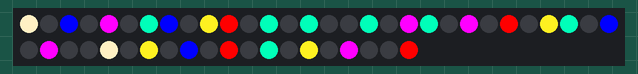
This sketch was run on a simulated Arduino Uno, built with avr-gcc and run on an emulated ATmega328P. Shown: 50 RGB LEDs in strip order, left to right, continuing on the next row. Dim RGB values are drawn brighter than linear; random numbers use the default seed unless the sketch sets one.

Above: at 3.1 s.
At 24.7 s:
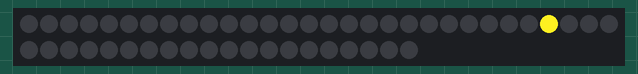
At 32.46 s:
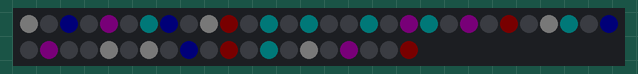

Measured:
- what the display in image 0 shows lasts 2.0 s, from 3.0 s to 5.0 s

The sketch:

sketch_LEDWallSTExample.ino
```cpp
//@see http://www.woodlandmanufacturing.com/articles/news/how-to-make-a-stranger-things-alphabet-sign-with-lights-code
#include "FastLED.h"

// How many leds in your strip?
#define NUM_LEDS 50

#define DATA_PIN    6
#define BRIGHTNESS  255

// Define the array of leds
CRGB leds[NUM_LEDS];

// Depending on where you connect your Arduino to the lights (beginning or end),
// you use forward or reverse lettering, and then have to figure out what lights to skip
//                    XXXXXXXXXXXXXXXXXXXXXXXXXXXXXXXXXXXXXXXXXXXXXXXXXX
//String letterIndex = "--ABC-DEFG-H------Q-P-O-NM-LKJI-----RSTU-VWX-Y-Z--";
String letterIndex = "Z-Y-X-WV-UT-S-R--I-JK-L-M-NO-P-Q--H-G-F-E-D-C-B--A-";
//String colorLetterIndex = "ABCDEFGHIJKLMNOPQRSTUVWXYZ";
String colorLetterIndex = "ZYXWVUTSRQPONMLKJIHGFEDCBA";

// Warm White = 0xFFF0C4
// Blue = 0x0000FF
// Magenta = 0xFF00FF
// Cyan = 0x00FFB9
// Yellow = 0xFCEE21
// Red = 0xFF0000

uint32_t colorIndex[26] = {
                          0xFFF0C4, // A
                          0x0000FF, // B
                          0xFF00FF, // C
                          0x00FFB9, // D
                          0x0000FF, // E
                          0xFCEE21, // F
                          0xFF0000, // G
                          0x00FFB9, // H
                          0x00FFB9, // I
                          0xFF00FF, // J
                          0x0000FF, // K
                          0x00FFB9, // L
                          0xFCEE21, // M
                          0xFF0000, // N
                          0xFF00FF, // O
                          0x00FFB9, // P
                          0xFF00FF, // Q
                          0x00FFB9, // R
                          0xFFF0C4, // S
                          0xFCEE21, // T
                          0x0000FF, // U
                          0xFF0000, // V
                          0x00FFB9, // W
                          0xFCEE21, // X
                          0xFF00FF, // Y
                          0xFF0000, // Z
                          };

void setup() {
      delay(3000);
      FastLED.addLeds<WS2811, DATA_PIN, RGB>(leds, NUM_LEDS);
      FastLED.setBrightness(BRIGHTNESS);
}

void loop() {
  turnOnAll();
  delay(2000);
  fill_solid( leds, NUM_LEDS, CRGB::Black);

  writeWord("ASU",1000,300);
  delay(500);
  writeWord("SUCCESS",1000,300);
  flickerLeds(50);
  writeWord("RUN",1300,300);

  // Challenge 1: Spell out your name on the wall

  turnOnAll();
  flickerLeds(100);
  allToFullBright();
  turnOnAll();
  delay(2000);
}

void turnOnAll()
{
  int stringLen = letterIndex.length()+1;
  char char_array[stringLen];
  letterIndex.toCharArray(char_array,stringLen);
  for(int i=0;i<stringLen-1;i++)
  {
    if ( String(char_array[i]) != "-" )
    {
      turnOnLetter(String(char_array[i]));
    }
  }
  FastLED.show();
}

void turnOnLetter(String theLetter)
{
    int lightIndex = letterIndex.indexOf(theLetter);
    int colorIndexValue = colorLetterIndex.indexOf(theLetter);
    uint32_t colorValue = colorIndex[colorIndexValue];
    leds[lightIndex] = colorValue;
}

void writeWord(String theword,int letterDuration,int letterSpacing)
{
  int stringLen = theword.length()+1;
  char char_array[stringLen];
  theword.toCharArray(char_array,stringLen);
  for(int i=0;i<stringLen-1;i++)
  {
    displayLetter(String(char_array[i]),letterDuration);
    delay(letterSpacing);
  }
}

void displayLetter(String theLetter,int letterDuration)
{
  int lightIndex = letterIndex.indexOf(theLetter);
  int colorIndexValue = colorLetterIndex.indexOf(theLetter);
  uint32_t colorValue = colorIndex[colorIndexValue];
  lightLED(lightIndex,colorValue,letterDuration);
}

void lightLED(int ledIndex,uint32_t colorValue,int duration)
{
   // Turn the LED on, then pause
  leds[ledIndex] = colorValue;
  FastLED.show();
  delay(duration);
  // Now turn the LED off, then pause
  leds[ledIndex] = CRGB::Black;
  FastLED.show();
}

void flickerLeds(int numTimes)
{
  for ( int i=0;i<numTimes;i++)
  {
    flicker();
  }
}

void allToFullBright()
{
  int stringLen = letterIndex.length()+1;
  char char_array[stringLen];
  letterIndex.toCharArray(char_array,stringLen);
  for(int i=0;i<stringLen-1;i++)
  {
    if ( String(char_array[i]) != "-" )
    {
      leds[i].maximizeBrightness();
    }
  }
  FastLED.show();
}

void flicker() {                          //-m9-FLICKER EFFECT
  int random_bright = random(0,255);
  int random_delay = random(10,100);
  int randomFullLight = random(0,2);
  int stringLen = letterIndex.length()+1;
  char char_array[stringLen];
  letterIndex.toCharArray(char_array,stringLen);
  for(int i=0;i<stringLen-1;i++)
  {
    if ( String(char_array[i]) != "-" )
    {
      if ( randomFullLight == 0 )
      {
        leds[i].maximizeBrightness();
      }
      leds[i].fadeLightBy(random_bright);
    }
  }
  FastLED.show();
  delay(random_delay);
}
```
